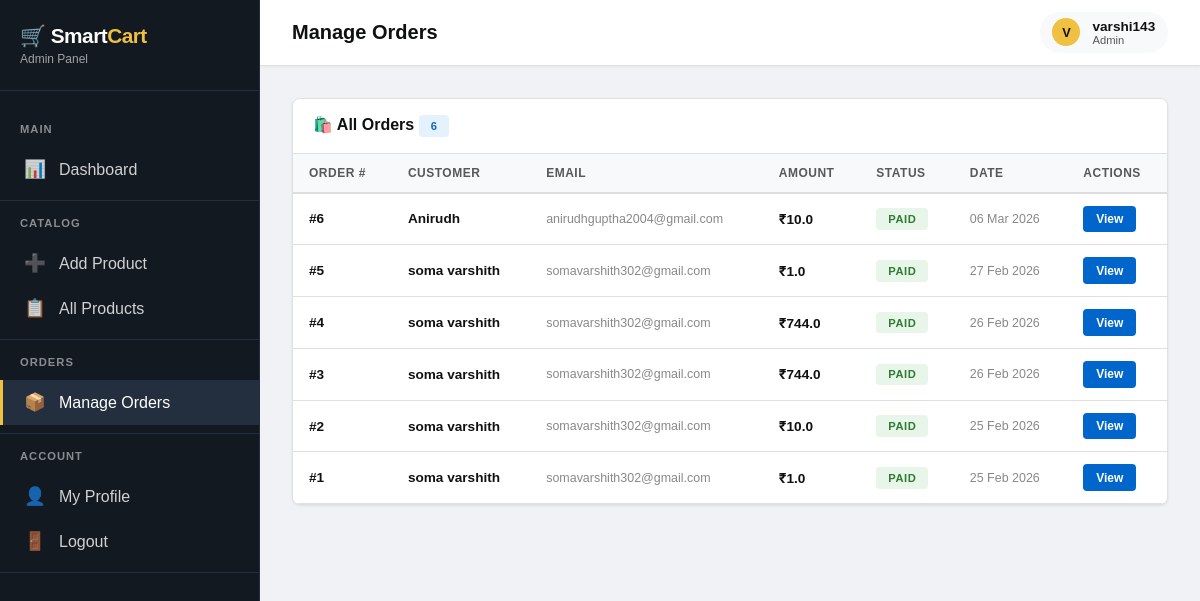
The page /admin/orders (signed in) on the database its author committed.
### tables this page shows
CREATE TABLE orders (
            order_id            INTEGER PRIMARY KEY AUTOINCREMENT,
            user_id             INTEGER NOT NULL,
            razorpay_order_id   TEXT,
            razorpay_payment_id TEXT,
            amount              REAL NOT NULL,
            payment_status      TEXT DEFAULT 'pending',
            delivery_address    TEXT,
            created_at          TIMESTAMP DEFAULT CURRENT_TIMESTAMP,
            FOREIGN KEY (user_id) REFERENCES users(user_id)
        );

CREATE TABLE users (
            user_id  INTEGER PRIMARY KEY AUTOINCREMENT,
            name     TEXT NOT NULL,
            email    TEXT UNIQUE NOT NULL,
            password TEXT NOT NULL,
            phone    TEXT,
            address  TEXT
        );

### app.py (the view)
@app.route('/admin/orders')
def admin_orders():
    if 'admin_id' not in session:
        flash("Please login!", "danger")
        return redirect('/admin-login')
    conn   = get_db_connection()
    cursor = conn.cursor()
    cursor.execute("""
        SELECT o.*, u.name as user_name, u.email as user_email
        FROM orders o JOIN users u ON o.user_id=u.user_id
        ORDER BY o.created_at DESC
    """)
    raw = cursor.fetchall()
    conn.close()
    orders = []
    for row in raw:
        o = dict(row)
        if o.get('created_at') and isinstance(o['created_at'], str):
            try:
                o['created_at'] = datetime.strptime(o['created_at'][:19], '%Y-%m-%d %H:%M:%S')
            except ValueError:
                o['created_at'] = None
        orders.append(o)
    return render_template('admin/admin_orders.html', orders=orders)

### app.py (called while the page is built)
@app.template_filter('fdate')
def fdate_filter(value, fmt='%d %b %Y'):
    if not value:
        return '-'
    if isinstance(value, str):
        try:
            value = datetime.strptime(value[:19], '%Y-%m-%d %H:%M:%S')
        except ValueError:
            return value
    return value.strftime(fmt)

def get_db_connection():
    conn = sqlite3.connect(DATABASE)
    conn.row_factory = sqlite3.Row
    return conn

@app.context_processor
def inject_categories():
    try:
        conn   = get_db_connection()
        cursor = conn.cursor()
        cursor.execute("SELECT DISTINCT category FROM products WHERE quantity > 0 AND category IS NOT NULL ORDER BY category")
        cats = cursor.fetchall()
        conn.close()
        return {'categories': cats}
    except Exception:
        return {'categories': []}

### templates/admin/admin_orders.html (shortened to what this page needs)
{% extends "admin/base_admin.html" %}
{% block page_title %}Manage Orders{% endblock %}
{% block content %}
<div class="card">
    <div class="card-header">
        <span class="card-title">🛍️ All Orders <span class="badge badge-info">{{ orders|length }}</span></span>
    </div>
    {% if orders %}
    <div class="table-wrapper">
        <table class="table">
            <thead>
                <tr><th>Order #</th><th>Customer</th><th>Email</th><th>Amount</th><th>Status</th><th>Date</th><th>Actions</th></tr>
            </thead>
            <tbody>
                {% for order in orders %}
                <tr>
                    <td style="font-weight:700;color:var(--flipkart-blue);">#{{ order.order_id }}</td>
                    <td style="font-weight:600;font-size:0.85rem;">{{ order.user_name }}</td>
                    <td style="font-size:0.78rem;color:var(--gray-500);">{{ order.user_email }}</td>
                    <td style="font-weight:700;color:var(--danger);">₹{{ order.amount }}</td>
                    <td><span class="badge {% if order.payment_status == 'paid' %}badge-success{% else %}badge-warning{% endif %}">{{ order.payment_status.title() }}</span></td>
                    <td style="font-size:0.78rem;color:var(--gray-500);">{{ order.created_at | fdate }}</td>
                    <td><a href="/admin/order/{{ order.order_id }}" class="btn btn-blue btn-sm">View</a></td>
                </tr>
                {% endfor %}
            </tbody>
        </table>
    </div>
    {% else %}
    <div class="empty-state"><div class="icon">📭</div><h3>No orders yet</h3><p>Orders will appear here once customers start purchasing.</p></div>
    {% endif %}
</div>
{% endblock %}

### templates/admin/base_admin.html (style rules this page uses)
* { margin: 0; padding: 0; box-sizing: border-box; }
html { scroll-behavior: smooth; overflow-x: hidden; }
body { font-family: 'Amazon Ember', Arial, -apple-system, BlinkMacSystemFont, 'Segoe UI', sans-serif; background: #f0f2f5; color: #111; overflow-x: hidden; }
:root { --amazon-dark: #131921; --amazon-mid: #232f3e; --amazon-yellow: #f0c040; --amazon-orange: #ff9900; --amazon-red: #e31837; --gray-50: #f8f9fa; --gray-100: #f3f3f3; --gray-200: #e0e0e0; --gray-300: #ddd; --gray-500: #888; --gray-700: #565959; --gray-900: #0f1111; }
.card { background: #fff; border: 1px solid var(--gray-200); border-radius: 8px; box-shadow: 0 1px 3px rgba(0, 0, 0, .08); overflow: hidden; margin-bottom: 1.5rem; }
.card-header { padding: 1rem 1.25rem; background: white; border-bottom: 1px solid var(--gray-200); display: flex; justify-content: space-between; align-items: center; flex-wrap: wrap; gap: 1rem; }
.card-title { font-size: 1rem; font-weight: 700; color: var(--gray-900); }
.btn { display: inline-flex; align-items: center; justify-content: center; gap: 0.5rem; padding: 0.6rem 1rem; border-radius: 4px; font-size: 0.85rem; font-weight: 700; cursor: pointer; border: none; transition: all 0.2s; text-decoration: none; }
.btn-blue { background: #0066cc; color: white; }
.btn-sm { padding: 0.4rem 0.8rem; font-size: 0.75rem; }
.table-wrapper { overflow-x: auto; -webkit-overflow-scrolling: touch; }
.table { width: 100%; border-collapse: collapse; background: white; min-width: 600px; }
.table thead tr { background: var(--gray-50); border-bottom: 2px solid var(--gray-300); }
.table th { padding: 0.75rem 1rem; text-align: left; font-size: 0.75rem; font-weight: 700; text-transform: uppercase; color: var(--gray-700); letter-spacing: 0.5px; }
.table td { padding: 0.75rem 1rem; border-bottom: 1px solid var(--gray-200); font-size: 0.85rem; }
.badge { display: inline-block; padding: 0.3rem 0.75rem; border-radius: 4px; font-size: 0.7rem; font-weight: 700; text-transform: uppercase; letter-spacing: 0.5px; }
.badge-success { background: #e8f5e9; color: #2e7d32; }
.badge-info { background: #e3f2fd; color: #1565c0; }

### rows shown on the page
orders: order_id "6", user_name "Anirudh", user_email "anirudhguptha2004@gmail.com", amount "10.0", payment_status "PAID", created_at|fdate "06 Mar 2026"
orders: order_id "5", user_name "soma varshith", user_email "somavarshith302@gmail.com", amount "1.0", payment_status "PAID", created_at|fdate "27 Feb 2026"
orders: order_id "4", user_name "soma varshith", user_email "somavarshith302@gmail.com", amount "744.0", payment_status "PAID", created_at|fdate "26 Feb 2026"
orders: order_id "3", user_name "soma varshith", user_email "somavarshith302@gmail.com", amount "744.0", payment_status "PAID", created_at|fdate "26 Feb 2026"
orders: order_id "2", user_name "soma varshith", user_email "somavarshith302@gmail.com", amount "10.0", payment_status "PAID", created_at|fdate "25 Feb 2026"
orders: order_id "1", user_name "soma varshith", user_email "somavarshith302@gmail.com", amount "1.0", payment_status "PAID", created_at|fdate "25 Feb 2026"

### other values the page prints
{{ session.get('admin_name', 'A')[0].upper() }} "V"
{{ session.get('admin_name', 'Admin') }} "varshi143"
{{ orders|length }} "6"
